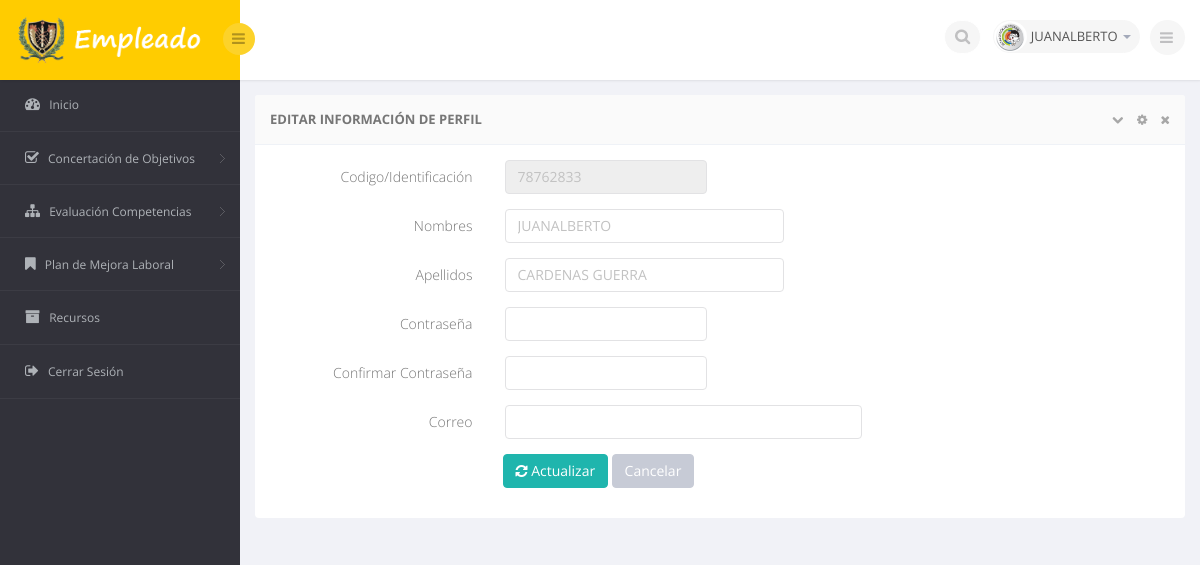
Page /vista/editar_info_trabajador.php (signed in) on the committed database.
### tables this page shows
CREATE TABLE `usuario` (
  `id_usuario` int(100) NOT NULL AUTO_INCREMENT,
  `codigo_usuario` bigint(100) DEFAULT NULL,
  `nombres_usuario` varchar(100) DEFAULT NULL,
  `apellidos_usuario` varchar(100) DEFAULT NULL,
  `clave_usuario` varchar(100) DEFAULT NULL,
  `tipo_usuario` int(10) DEFAULT NULL,
  `correo_usuario` varchar(200) DEFAULT NULL,
  `fecha_registro_usuario` date DEFAULT NULL,
  `estado_usuario` varchar(100) DEFAULT NULL,
  PRIMARY KEY (`id_usuario`),
  UNIQUE KEY `num_usuario` (`id_usuario`) USING BTREE,
  UNIQUE KEY `cedula_usuario` (`codigo_usuario`)
);

### modelo/clase_usuario.php (called while the page is built, shortened)
<?php
include_once("../modelo/conexion.php");
	class clase_usuario extends configuracion{
	public function valores_clase_usuario($id_trabajador){
  $this->conexion = parent::conectar();
  $ConsultaSQL = $this->conexion->prepare("
  SELECT
  *
  FROM usuario
WHERE
	codigo_usuario = :id");
  $ConsultaSQL ->bindParam(':id', $id_trabajador, PDO::PARAM_INT);
  $ConsultaSQL ->execute();
  while ($row = $ConsultaSQL ->fetch(PDO::FETCH_ASSOC)) {
	$this->codigo=$row["codigo_usuario"];
	$this->nombre_usuario=$row["nombres_usuario"];
	$this->apellido_usuario=$row["apellidos_usuario"];
	$this->correo=$row["correo_usuario"];
	}
		}
}
?>

### modelo/conexion.php (called while the page is built, shortened)
<?php
abstract class configuracion {
	protected function conectar(){
		$servidor = "localhost";
		$puerto = "3306";
		$basedatos = "evaluacion";
		$usuario = "root";
		$pass = "";
		try{
			return $this->datahost = new PDO (
										"mysql:host=$servidor;port=$puerto;dbname=$basedatos",
										$usuario,
										$pass,
										array(PDO::MYSQL_ATTR_INIT_COMMAND => "SET NAMES utf8")
										);
			}
		catch(PDOException $e){
				echo "Error en la conexión: ".$e->getMessage();
			}
	}
}
?>

### vista/editar_info_trabajador.php (the view, shortened to what this page needs)
<?php
	if($_SESSION["tipo"]=="3")
	{
?>
<!DOCTYPE html>
<html lang="en">
<head>
    <link href="../estilos/bs3/css/bootstrap.min.css" rel="stylesheet">
    <link href="../estilos/css/bootstrap-reset.css" rel="stylesheet">
    <link href="../estilos/font-awesome/css/font-awesome.css" rel="stylesheet" />
    <link href="../estilos/css/style.css" rel="stylesheet">
    <link href="../estilos/css/style-responsive.css" rel="stylesheet" />
    <link href='../estilos/css/notifIt.css' rel='stylesheet'>
</head>
<body>
<section id="container" >
<header class="header fixed-top clearfix">
<div class="brand">
    <a href="../vista/trabajador.php" class="logo">
        <img src="../estilos/images/trabajador.png" alt="" height="50" width="200">
    </a>
    <div class="sidebar-toggle-box">
        <div class="fa fa-bars"></div>
    </div>
</div>
<div class="top-nav clearfix">
    <ul class="nav pull-right top-menu">
        <li>
            <input type="text" class="form-control search" placeholder=" Busqueda">
        </li>
        <li class="dropdown">
            <a data-toggle="dropdown" class="dropdown-toggle" href="#">
                <img alt="" src="../estilos/images/avatar1_small.jpg">
                <span class="username"><?php echo $_SESSION["nombre"]; ?></span>
                <b class="caret"></b>
            </a>
        </li>
        <li>
            <div class="toggle-right-box">
                <div class="fa fa-bars"></div>
            </div>
        </li>
    </ul>
</div>
</header>
<aside>
    <div id="sidebar" class="nav-collapse">
        <div class="leftside-navigation">
            <ul class="sidebar-menu" id="nav-accordion">
            <li>
                <a href="../vista/trabajador.php">
                    <i class="fa fa-dashboard"></i>
                    <span>Inicio</span>
                </a>
            </li>
			<li class="sub-menu">
                <a href="javascript:;">
                    <i class="fa fa-check-square-o"></i>
                    <span>Concertación de Objetivos</span>
                </a>
            </li>
			<li class="sub-menu">
                <a href="javascript:;">
                    <i class="fa fa-sitemap"></i>
                    <span>Evaluación Competencias</span>
                </a>
			</li>
			<li class="sub-menu">
                <a href="javascript:;">
                    <i class="fa fa-bookmark"></i>
                    <span>Plan de Mejora Laboral</span>
                </a>
            </li>
            <li>
                <a href="../vista/listado_recurso_trab.php">
                    <i class="fa fa-archive"></i>
                    <span>Recursos </span>
                </a>
            </li>
            <li>
                <a href="../controlador/cerrar.php">
                    <i class="fa fa-sign-out"></i>
                    <span>Cerrar Sesión </span>
                </a>
            </li>
        </ul></div>
    </div>
</aside>
    <section id="main-content">
        <section class="wrapper">
      <div class="row">
            <div class="col-sm-12">
                <section class="panel">
                    <header class="panel-heading">
                        <strong>Editar Información de Perfil </strong>
                        <span class="tools pull-right">
                            <a href="javascript:;" class="fa fa-chevron-down"></a>
                            <a href="javascript:;" class="fa fa-cog"></a>
                            <a href="javascript:;" class="fa fa-times"></a>
                         </span>
                    </header>
                    <div class="panel-body">
                      <div class="form">
                       <?php $id_usuario=$_SESSION["codigo"];
						$usu=new clase_usuario();
						$usu->valores_clase_usuario($id_usuario);
						?>
                                <form class="cmxform form-horizontal" id="act_usuario" method="post" data-parsley-validate>
                                    <div class="form-group ">
                                        <label for="firstname" class="control-label col-lg-3">Codigo/Identificación</label>
                                        <div class="col-lg-3">
                                            <input class=" form-control" id="codigo_act_v" name="codigo_act_v" type="text" value="<?php echo $usu->codigo; ?>" readonly/>
                                        </div>
                                    </div>
                                    <div class="form-group ">
                                        <label for="firstname" class="control-label col-lg-3">Nombres</label>
                                        <div class="col-lg-4">
                                            <input class=" form-control" id="nombres_act" name="nombres_act" type="text" value="<?php echo $usu->nombre_usuario; ?>" data-required="true">
                                        </div>
                                    </div>
                                    <div class="form-group ">
                                        <label for="lastname" class="control-label col-lg-3">Apellidos</label>
                                        <div class="col-lg-4">
                                            <input class=" form-control" id="apellidos_act" name="apellidos_act" type="text" value="<?php echo $usu->apellido_usuario; ?>" data-required="true">
                                        </div>
                                    </div>
                                    <div class="form-group ">
                                        <label for="password" class="control-label col-lg-3">Contraseña</label>
                                        <div class="col-lg-3">
                                            <input class="form-control " id="pass_act" name="pass_act" type="password" data-required="true" />
                                        </div>
                                    </div>
                                    <div class="form-group ">
                                        <label for="confirm_password" class="control-label col-lg-3">Confirmar Contraseña</label>
                                        <div class="col-lg-3">
                                            <input class="form-control " id="re_pass_act" name="re_pass_act" data-equalto="#pass_act"  type="password" data-required="true" />
                                        </div>
                                    </div>
                                    <div class="form-group ">
                                        <label for="email" class="control-label col-lg-3">Correo</label>
                                        <div class="col-lg-5">
                                            <input class="form-control " id="correo_act" name="correo_act" type="email" value="<?php echo $usu->correo; ?>" data-required="true">
                                        </div>
                                    </div>
                                    <div class="form-group">
                                        <div class="col-lg-offset-3 col-lg-6">
                                            <button class="btn btn-primary" type="submit"><i class="fa fa-refresh"></i> Actualizar</button>
                                            <button class="btn btn-default" type="button">Cancelar</button>
                                        </div>
                                    </div>
                                </form>
                            </div>
                    </div>
                </section>
            </div>
        </div>
        </section>
    </section>
</section>
</body>
</html>
<?php
}
elseif($_SESSION["tipo"]!="1") {
		header("Location: ../index.php");
	}
?>

### rows in the picture
usuario: codigo_act_v "78762833", nombres_act "JUANALBERTO", apellidos_act "CARDENAS GUERRA"

### other values in the picture
$_SESSION["nombre"] "JUANALBERTO"
